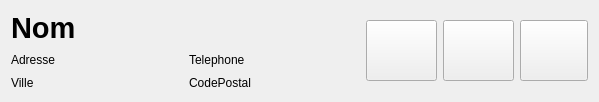
<?xml version="1.0" encoding="UTF-8"?>
<ui version="4.0">
 <class>WidgetClient</class>
 <widget class="QWidget" name="WidgetClient">
  <property name="geometry">
   <rect>
    <x>0</x>
    <y>0</y>
    <width>599</width>
    <height>100</height>
   </rect>
  </property>
  <property name="sizePolicy">
   <sizepolicy hsizetype="Minimum" vsizetype="Preferred">
    <horstretch>0</horstretch>
    <verstretch>0</verstretch>
   </sizepolicy>
  </property>
  <property name="maximumSize">
   <size>
    <width>599</width>
    <height>100</height>
   </size>
  </property>
  <property name="windowTitle">
   <string>Form</string>
  </property>
  <layout class="QGridLayout" name="gridLayout_2">
   <item row="0" column="0">
    <layout class="QGridLayout" name="gridLayout">
     <item row="4" column="0">
      <widget class="QLabel" name="label_Ville">
       <property name="minimumSize">
        <size>
         <width>172</width>
         <height>17</height>
        </size>
       </property>
       <property name="text">
        <string>Ville</string>
       </property>
      </widget>
     </item>
     <item row="4" column="1">
      <widget class="QLabel" name="label_CodePostal">
       <property name="minimumSize">
        <size>
         <width>171</width>
         <height>17</height>
        </size>
       </property>
       <property name="text">
        <string>CodePostal</string>
       </property>
      </widget>
     </item>
     <item row="3" column="0">
      <widget class="QLabel" name="label_Adresse">
       <property name="minimumSize">
        <size>
         <width>0</width>
         <height>17</height>
        </size>
       </property>
       <property name="text">
        <string>Adresse</string>
       </property>
      </widget>
     </item>
     <item row="3" column="1">
      <widget class="QLabel" name="label_Telephone">
       <property name="minimumSize">
        <size>
         <width>171</width>
         <height>17</height>
        </size>
       </property>
       <property name="text">
        <string>Telephone</string>
       </property>
      </widget>
     </item>
     <item row="2" column="0">
      <widget class="QLabel" name="label_Nom">
       <property name="minimumSize">
        <size>
         <width>172</width>
         <height>34</height>
        </size>
       </property>
       <property name="font">
        <font>
         <family>Liberation Sans</family>
         <pointsize>22</pointsize>
         <weight>75</weight>
         <bold>true</bold>
        </font>
       </property>
       <property name="text">
        <string>Nom</string>
       </property>
      </widget>
     </item>
    </layout>
   </item>
   <item row="0" column="1">
    <layout class="QHBoxLayout" name="horizontalLayout">
     <item>
      <widget class="QPushButton" name="pushButton_souhaits">
       <property name="minimumSize">
        <size>
         <width>71</width>
         <height>61</height>
        </size>
       </property>
       <property name="maximumSize">
        <size>
         <width>71</width>
         <height>61</height>
        </size>
       </property>
       <property name="icon">
        <iconset resource="ressources.qrc">
         <normaloff>:/app/souhait48</normaloff>:/app/souhait48</iconset>
       </property>
       <property name="iconSize">
        <size>
         <width>46</width>
         <height>46</height>
        </size>
       </property>
      </widget>
     </item>
     <item>
      <widget class="QPushButton" name="pushButton_biens">
       <property name="minimumSize">
        <size>
         <width>71</width>
         <height>61</height>
        </size>
       </property>
       <property name="maximumSize">
        <size>
         <width>71</width>
         <height>61</height>
        </size>
       </property>
       <property name="icon">
        <iconset resource="ressources.qrc">
         <normaloff>:/app/bien48</normaloff>:/app/bien48</iconset>
       </property>
       <property name="iconSize">
        <size>
         <width>46</width>
         <height>46</height>
        </size>
       </property>
      </widget>
     </item>
     <item>
      <widget class="QPushButton" name="pushButton_client">
       <property name="minimumSize">
        <size>
         <width>68</width>
         <height>61</height>
        </size>
       </property>
       <property name="maximumSize">
        <size>
         <width>71</width>
         <height>61</height>
        </size>
       </property>
       <property name="icon">
        <iconset resource="ressources.qrc">
         <normaloff>:/app/client48</normaloff>:/app/client48</iconset>
       </property>
       <property name="iconSize">
        <size>
         <width>46</width>
         <height>46</height>
        </size>
       </property>
      </widget>
     </item>
    </layout>
   </item>
  </layout>
 </widget>
 <resources>
  <include location="ressources.qrc"/>
 </resources>
 <connections/>
</ui>
